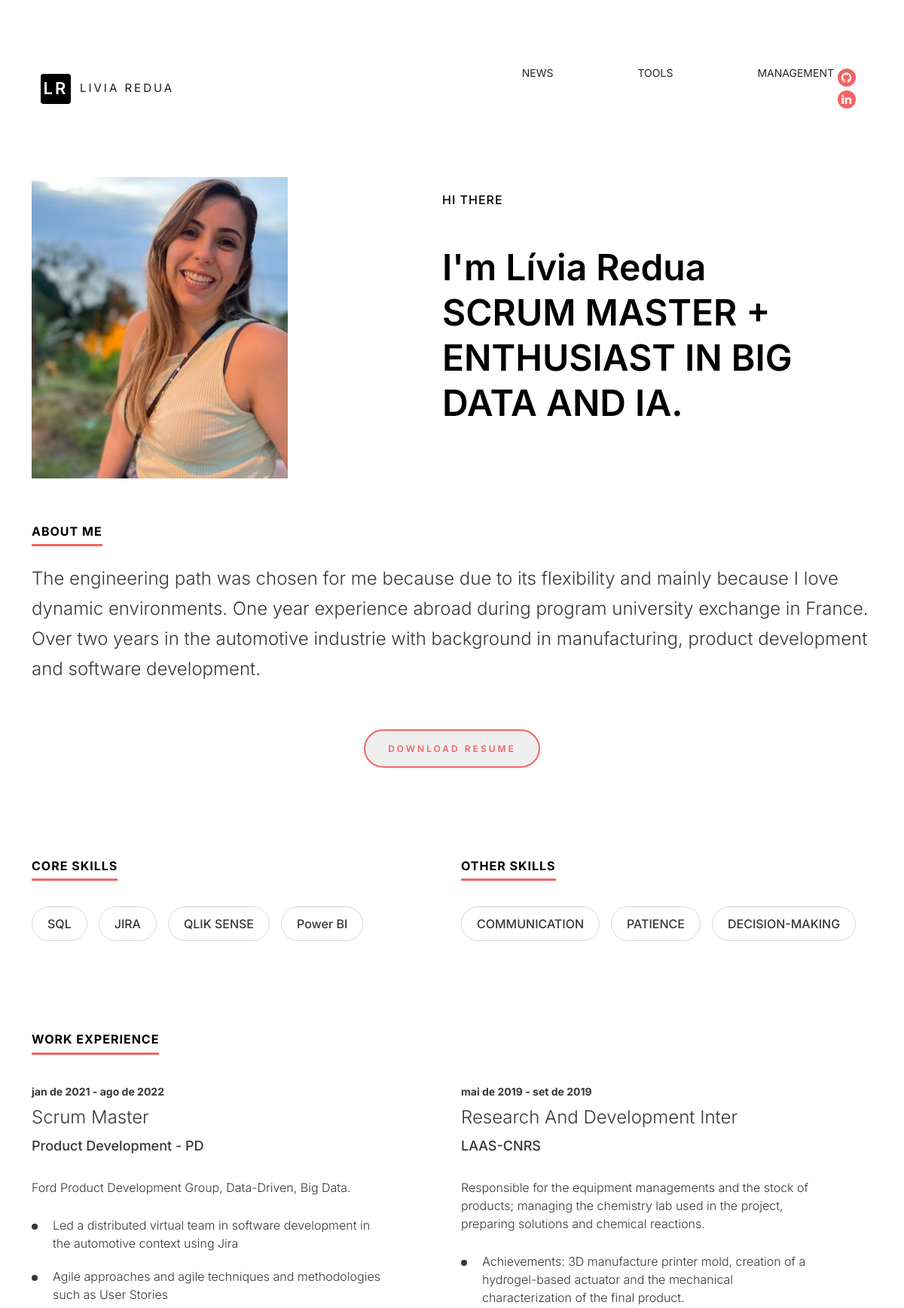
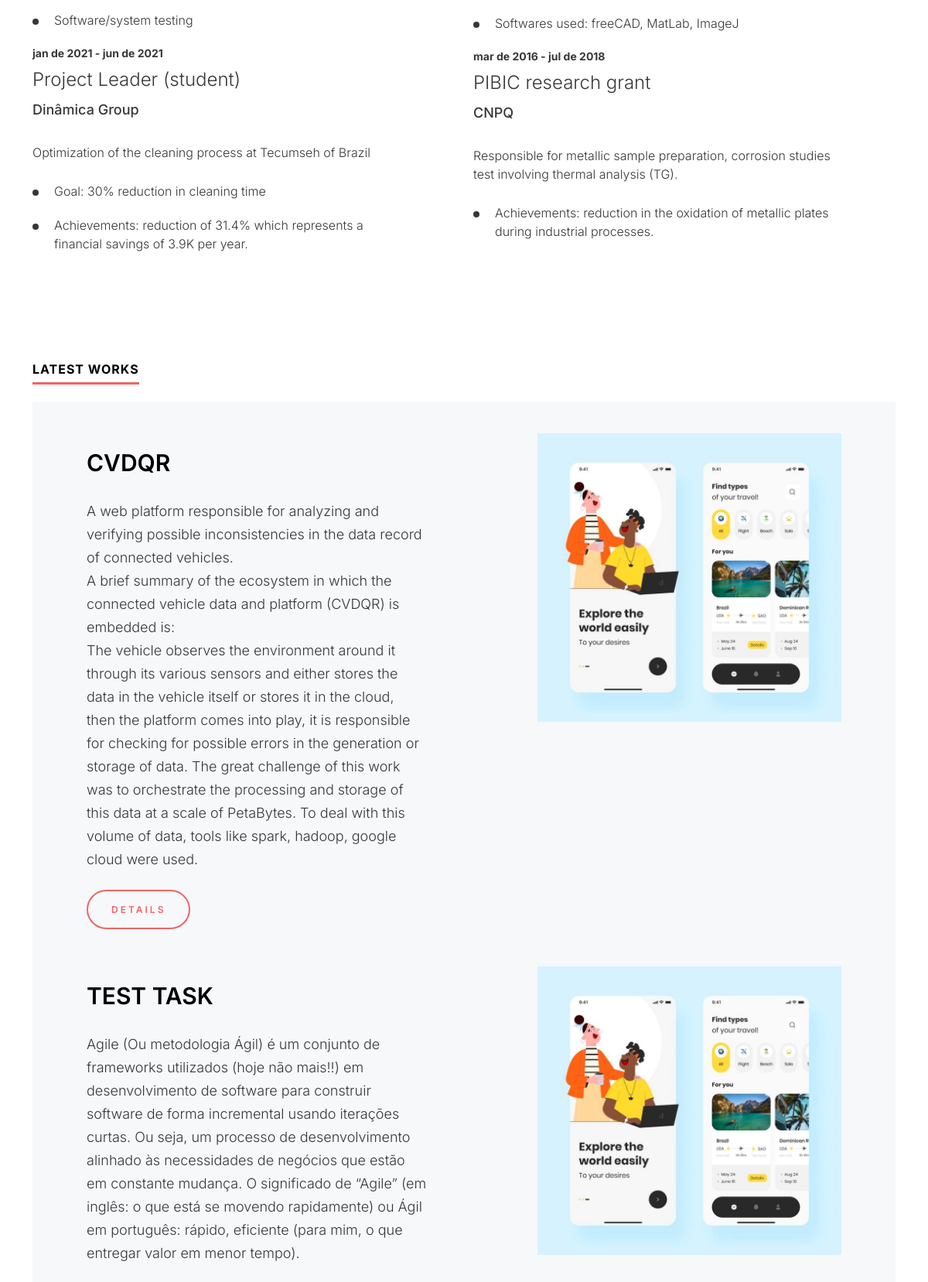
The page /about/ (upper part) on the database its author committed (2 pictures, top to bottom).
### blog/models.py (models this page shows, shortened)
class Profile(models.Model):
    first_name = models.CharField('Nome',max_length=30)
    last_name = models.CharField('Sobrenome',max_length=30)
    birth = models.IntegerField('Data de Nascimento')
    linkedin = models.CharField('Likedin',max_length=50)
    gitHub = models.CharField('GitHub',max_length=50)

class About(models.Model):
    salutation = models.CharField('salutation',max_length=30)
    textSalutation = models.CharField('Text Salutation',max_length=100)
    aboutMe = models.TextField('About Me')

class CoreSkills(models.Model):
    skill = models.CharField('Skill',max_length=30)
    level = models.CharField('Level',max_length=30)

class OtherSkills(models.Model):
    skill = models.CharField('Skill',max_length=30)
    level = models.CharField('Level',max_length=30)

class WorkExperience(models.Model):
    timeRange = models.CharField('Time',max_length=30)
    officename = models.CharField('Office Name',max_length=30)
    department = models.CharField('Department',max_length=30)
    description = models.TextField('Description')

class WorkExperienceComplements(models.Model):
    idWork = models.ForeignKey(WorkExperience, on_delete=models.CASCADE)
    complemtText = models.TextField('Complement')

class LatestWorks(models.Model):
    workTilte = models.CharField('Work Tilte ',max_length=30)
    description = models.TextField('Description')
    isRedirect = models.BooleanField(default=False)

### blog/views.py (the view)
# urls.py: path('about/', about, name='about'),
def about(request):
    profile = Profile.objects.get(id=1)
    about = About.objects.get(id=1)
    WorkExperience_col1, WorkExperience_col2, nCols = formatExperience()
    data = {
        'profile': {
            'first_name': profile.first_name,
            'last_name': profile.last_name,
            'birth': profile.birth,
            'linkedin': profile.linkedin,
            'gitHub': profile.gitHub
        },
        'about': {
            'salutation': about.salutation,
            'textSalutation': about.textSalutation,
            'aboutMe': about.aboutMe
        },
        'coreSkills': [{'skill': obj.skill, 'level': obj.level} for obj in CoreSkills.objects.all()],
        'OtherSkills': [{'skill': obj.skill, 'level': obj.level} for obj in OtherSkills.objects.all()],
        'workExperience_col_1': [
            {
                'timeRange': obj.timeRange,
                'officename': obj.officename,
                'department': obj.department,
                'description': obj.description,
                'complements': [comp.complemtText for comp in WorkExperienceComplements.objects.filter(idWork_id=obj.id)]
            } for obj in WorkExperience_col1
        ],
        'workExperience_col_2': [
            {
                'timeRange': obj.timeRange,
                'officename': obj.officename,
                'department': obj.department,
                'description': obj.description,
                'complements': [comp.complemtText for comp in WorkExperienceComplements.objects.filter(idWork_id=obj.id)]
            } for obj in WorkExperience_col2
        ] if nCols else None,
        'latestWorks': [
            {
                'title': obj.workTilte,
                'description': obj.description,
                'idWK': obj.id
            } for obj in LatestWorks.objects.all()]
    }
    return render(request, 'about.html', data)

### blog/views.py (called while the page is built)
def formatExperience():
    RawExperience = WorkExperience.objects.all()
    size = len(RawExperience)
    nCols = False
    col1 = RawExperience
    col2 = None
    if size > 1:
        nCols = True
        col1 = RawExperience[0:size//2]
        col2 = RawExperience[size//2:]
    return (col1, col2, nCols)

### blog/templates/about.html (shortened to what this page needs)
{% load static %}
<!doctype html>
<html lang="en">
<head>
  <link href="https://cdn.jsdelivr.net/npm/remixicon@2.5.0/fonts/remixicon.css" rel="stylesheet">
  <link href="https://cdn.jsdelivr.net/npm/bootstrap@5.0.2/dist/css/bootstrap.min.css" rel="stylesheet"
>
  <link href="https://unpkg.com/aos@2.3.1/dist/aos.css" rel="stylesheet">
  <link href="../static/assets/css/main.css" rel="stylesheet">
</head>
<body>
  <header class="ds-header" id="site-header">
    <div class="container">
      <div class="ds-header-inner">
        <div class="col-11">
          <nav class="navbar navbar-light bg-lignt navbar-expand-lg">
            <div class="container-fluid">
              <div class="col-7">
                <a class="navbar-brand ds-logo" href={% url 'news' %}>
                  <span>LR</span>{{profile.first_name}} {{profile.last_name}}
              </div>
              <div class="col-5">
                <div class="collapse navbar-collapse" id="navbarNav">
                  <ul class="navbar-nav ">
                    <li class="nav-item">
                      <a class="nav-link text-dark" href={% url 'news' %}>NEWS</a>
                    </li>
                    <li class="nav-item">
                      <a class="nav-link text-dark" href={% url 'tools' %}>TOOLS</a>
                    </li>
                    <li class="nav-item">
                      <a class="nav-link text-dark" href={% url 'management' %}>MANAGEMENT</a>
                    </li>
                  </ul>
                </div>
              </div>
            </div>
          </nav>
        </div>
        <div class="col-1">
          <ul class="ds-social row">
            <li class="row justify-content-center"><a href="{{profile.gitHub}}" target="_blank"><i class="ri-github-fill"></i></a></li>
            <li class="row justify-content-center"><a href="{{profile.linkedin}}" target="_blank"><i class="ri-linkedin-fill"></i></a></li>
          </ul>
        </div>
      </div>
    </div>
  </header>
  <div class="ds-banner">
    <div class="container">
      <div class="row">
        <div class="col-12 col-sm-12 col-md-5 col-lg-5 col-xl-5 col-xxl-5">
          <figure>
            <img src="../static/assets/images/profile7.jpeg" >
          </figure>
        </div>
        <div class="col-12 col-sm-12 col-md-7 col-lg-7 col-xl-7 col-xxl-7 justify-content-center">
          <section>
            <h1>
              <span>{{about.salutation}}</span>
              {{about.textSalutation}}
            </h1>
          </section>
        </div>
      </div>
    </div>
  </div>
  <div class="ds-about-section">
    <div class="container">
      <section>
        <h2 class="ds-heading">About Me</h2>
        <p>{{about.aboutMe}}</p>
        <div class="ds-button-sec text-center">
          <form action="cv/" method="GET">
            <input type="submit" class="ds-button" value="Download Resume">
          </form>
        </div>
      </section>
    </div>
  </div>
  <div class="ds-skills-section">
    <div class="container">
      <div class="row">
        <div class="col-12 col-sm-12 col-md-6 col-lg-6 col-xl-6 col-xxl-6">
          <h2 class="ds-heading">Core Skills</h2>
          <ul class="ds-skills-list">
            {% for obj in coreSkills %}
            <li>{{obj.skill}}</li>
            {% endfor %}
          </ul>
        </div>
        <div class="col-12 col-sm-12 col-md-6 col-lg-6 col-xl-6 col-xxl-6">
          <h2 class="ds-heading">Other Skills</h2>
          <ul class="ds-skills-list">
            {% for obj in OtherSkills %}
            <li>{{obj.skill}}</li>
            {% endfor %}
          </ul>
        </div>
      </div>
    </div>
  </div>
  <div class="ds-experience-section">
    <div class="container">
      <h2 class="ds-heading">Work Experience</h2>
      <div class="row ds-experience-list">
        <div class="col-12 col-sm-12 col-md-6 col-lg-6 col-xl-6 col-xxl-6">
          {% for W in workExperience_col_1 %}
          <section>
            <span class="ds-year">{{W.timeRange}}</span>
            <h3 class="ds-officename">{{W.officename}}</h3>
            <span class="ds-department">{{W.department}}</span>
            <p>{{W.description}}</p>
            <ul>
              {% for comp in W.complements%}
              <li>{{comp}}</li>
              {% endfor %}
            </ul>
          </section>
          {% endfor %}
        </div>
        <div class="col-12 col-sm-12 col-md-6 col-lg-6 col-xl-6 col-xxl-6">
          {% if workExperience_col_2 != None%}
          {% for W in workExperience_col_2 %}
          <section>
            <span class="ds-year">{{W.timeRange}}</span>
            <h3 class="ds-officename">{{W.officename}}</h3>
            <span class="ds-department">{{W.department}}</span>
            <p>{{W.description}}</p>
            <ul>
              {% for comp in W.complements%}
              <li>{{comp}}</li>
              {% endfor %}
            </ul>
          </section>
          {% endfor %}
          {% endif %}
        </div>
      </div>
    </div>
  </div>
  <div class="ds-work-section">
    <div class="container">
      <h2 class="ds-heading">Latest works</h2>
      <div class="ds-work-list-section">
        <div class="ds-work-list">
          {% for lw in latestWorks %}
          <div class="row">
            <div class="col-12 col-sm-12 col-md-7 col-lg-7 col-xl-7 col-xxl-7">
              <section>
                <h3 class="ds-work-tilte">{{lw.title}}</h3>
                {% autoescape off %}
                <p>{{lw.description}}</p>
                {% endautoescape %}
              </section>
              <a href={% url 'detail' lw.idWK %} class="ds-button mt-2 mb-5">Details</a>
            </div>
            <div class="col-12 col-sm-12 col-md-5 col-lg-5 col-xl-5 col-xxl-5">
              <figure><img src="../static/assets/images/work-1.jpg"></figure>
            </div>
          </div>
          {% endfor %}
        </div>
      </div>
    </div>
  </div>
</body>
</html>

### rows shown on the page
Profile: first_name "LIVIA", last_name "REDUA"
About: salutation "HI THERE", textSalutation "I'm Lívia Redua SCRUM MASTER + ENTHUSIAST IN BIG DATA AND IA.", aboutMe "The engineering path was chosen for me because due to its flexibility and mainly because I love dynamic environments. One year experience abroad during program university exchange in France. Over two years in the automotive industrie with background in manufacturing, product development and software development."
CoreSkills: skill "SQL"
CoreSkills: skill "JIRA"
CoreSkills: skill "QLIK SENSE"
CoreSkills: skill "Power BI"
OtherSkills: skill "COMMUNICATION"
OtherSkills: skill "PATIENCE"
OtherSkills: skill "DECISION-MAKING"
WorkExperience: timeRange "jan de 2021 - ago de 2022", officename "Scrum Master", department "Product Development - PD", description "Ford Product Development Group, Data-Driven, Big Data."
WorkExperienceComplements: complements "Led a distributed virtual team in software development in the automotive context using Jira"
WorkExperienceComplements: complements "Agile approaches and agile techniques and methodologies such as User Stories"
WorkExperienceComplements: complements "Software/system testing"
WorkExperience: timeRange "jan de 2021 - jun de 2021", officename "Project Leader (student)", department "Dinâmica Group", description "Optimization of the cleaning process at Tecumseh of Brazil"
WorkExperienceComplements: complements "Goal: 30% reduction in cleaning time"
WorkExperienceComplements: complements "Achievements: reduction of 31.4% which represents a financial savings of 3.9K per year."
WorkExperience: timeRange "mai de 2019 - set de 2019", officename "Research And Development Inter", department "LAAS-CNRS", description "Responsible for the equipment managements and the stock of products; managing the chemistry lab used in the project, preparing solutions and chemical reactions."
WorkExperienceComplements: complements "Achievements: 3D manufacture printer mold, creation of a hydrogel-based actuator and the mechanical characterization of the final product."
WorkExperienceComplements: complements "Softwares used: freeCAD, MatLab, ImageJ"
WorkExperience: timeRange "mar de 2016 - jul de 2018", officename "PIBIC research grant", department "CNPQ", description "Responsible for metallic sample preparation, corrosion studies test involving thermal analysis (TG)."
WorkExperienceComplements: complements "Achievements: reduction in the oxidation of metallic plates during industrial processes."
LatestWorks: title "CVDQR", description "A web platform responsible for analyzing and verifying possible inconsistencies in the data record of connected vehicles. A brief summary of the ecosystem in which the connected vehicle data and platform (CVDQR) is embedded is: The vehicle observes the environment around it through its various sensors and either stores the data in the vehicle itself or stores it in the cloud, then the platform comes into play, it is responsible for checking for possible errors in the generation or storage of data. The great challenge of this work was to orchestrate the processing and storage of this data at a scale of PetaBytes. To deal with this volume of data, tools like spark, hadoop, google cloud were…"
LatestWorks: title "TEST TASK", description "Agile (Ou metodologia Ágil) é um conjunto de frameworks utilizados (hoje não mais!!) em desenvolvimento de software para construir software de forma incremental usando iterações curtas. Ou seja, um processo de desenvolvimento alinhado às necessidades de negócios que estão em constante mudança. O significado de “Agile” (em inglês: o que está se movendo rapidamente) ou Ágil em português: rápido, eficiente (para mim, o que entregar valor em menor tempo)."
